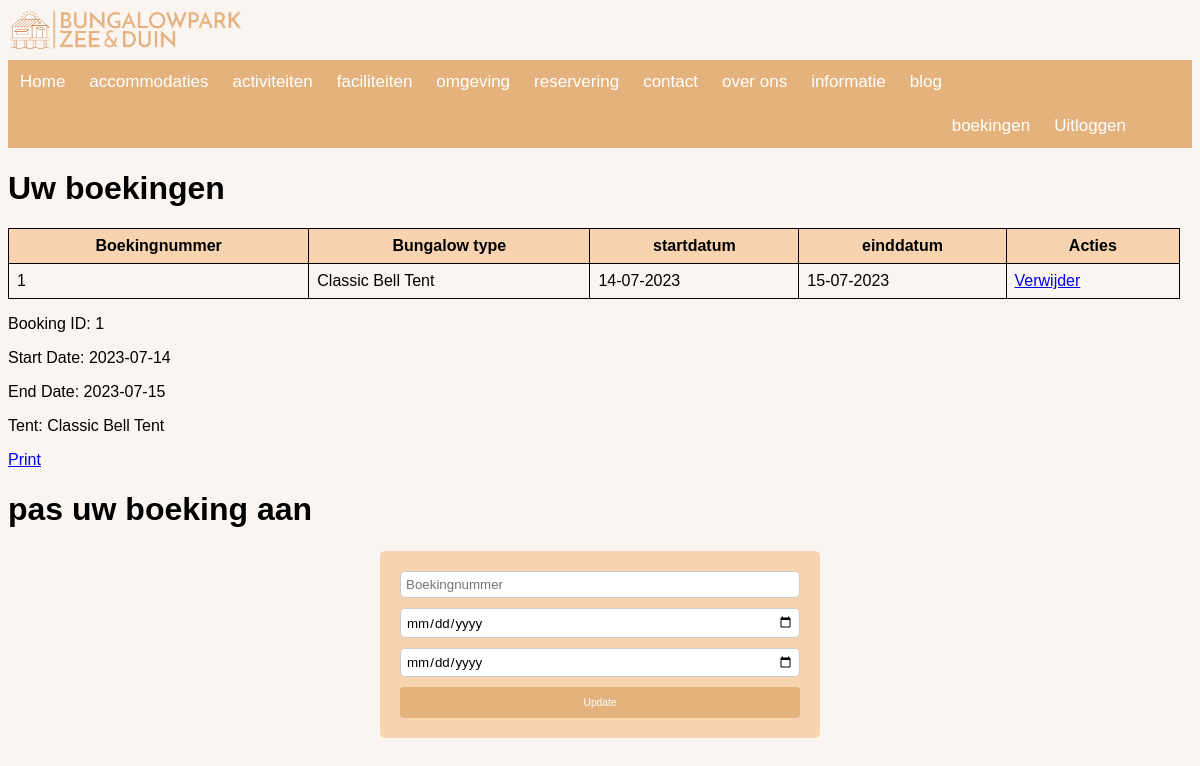
Before: /gebruiker (signed in) with the older database file.
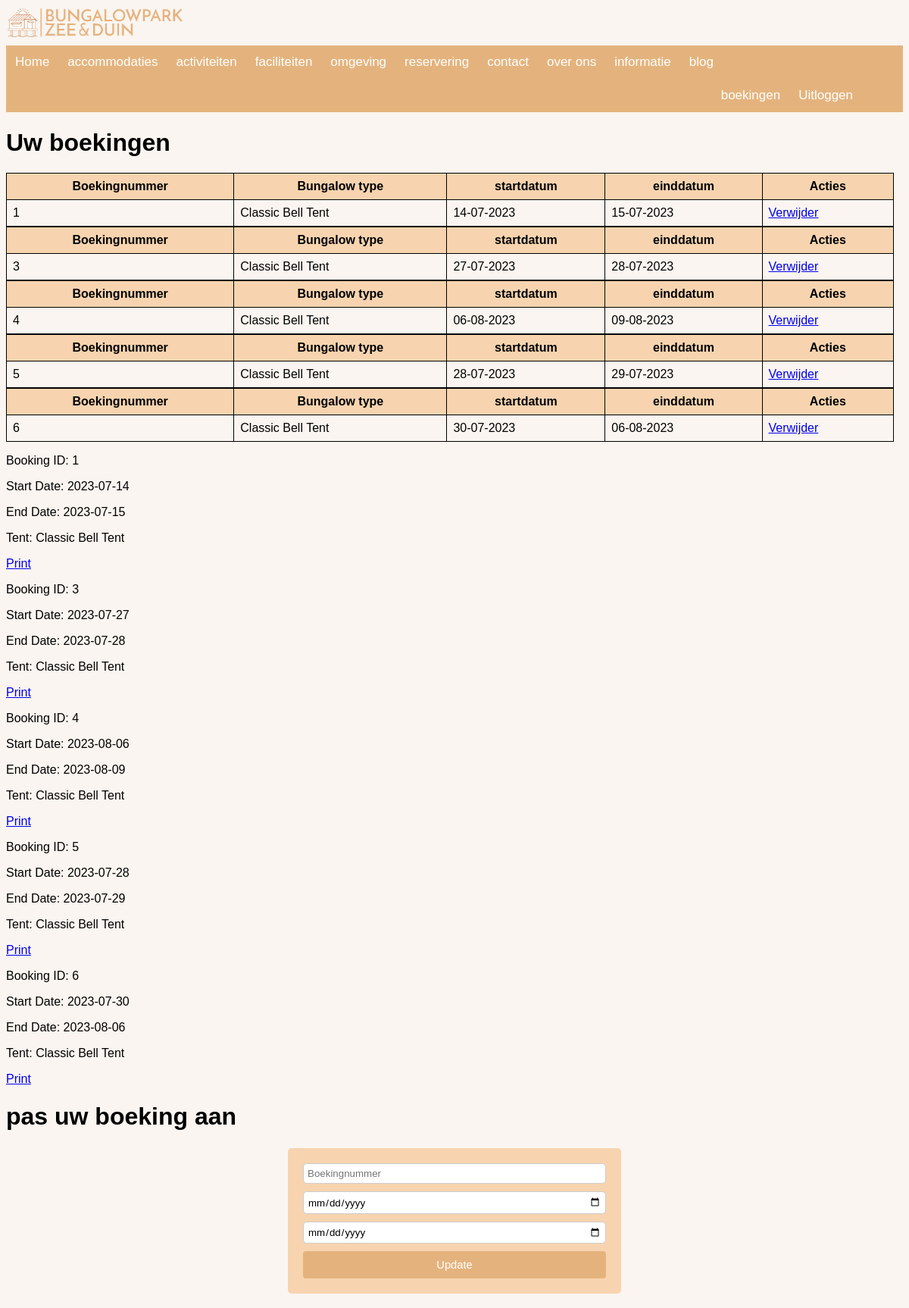
After: the same page with the newer database file.
### bungalowpark/models.py (models this page shows, shortened)
class Boeking(db.Model):
    __tablename__ = 'reserveringen'
    id = db.Column(db.Integer(), primary_key=True)
    bungalowID = db.Column(db.Integer(), nullable=False)
    tent_omschrijving = db.Column(db.String(100), nullable=False)
    startdatum = db.Column(db.Date(), nullable=False)
    einddatum = db.Column(db.Date(), nullable=False)
    userID = db.Column(db.Integer, db.ForeignKey('users.id'), nullable=False)

### bungalowpark/__init__.py (the view)
@app.route('/gebruiker')
@login_required
@check_user_bookings
def gebruiker(heeft_boekingen):
    bungID = Boeking.query.filter_by(userID=current_user.id).all()
    return render_template('gebruiker.html', bungID=bungID, heeft_boekingen=heeft_boekingen)

### bungalowpark/__init__.py (called while the page is built)
def check_user_bookings(f):
    @wraps(f)
    def decorated_function(*args, **kwargs):
        heeft_boekingen = None
        if current_user.is_authenticated:
            heeft_boekingen = Boeking.query.filter_by(userID=current_user.id).first()
        return f(heeft_boekingen=heeft_boekingen, *args, **kwargs)
    return decorated_function

### bungalowpark/models.py (called while the page is built)
@login_manager.user_loader
def load_user(user_id):
    return User.query.get(user_id)

### bungalowpark/templates/gebruiker.html (shortened to what this page needs)
{% extends "base.html" %}
{% block content %}
<h1>Uw boekingen</h1>
    {% for item in bungID %}
    <table>
        <tr>
            <th>Boekingnummer</th>
            <th>Bungalow type</th>
            <th>startdatum</th>
            <th>einddatum</th>
            <th>Acties</th>
        </tr>
    <tr>
        <td>{{ item.id }}</td>
        <td>{{ item.tent_omschrijving }}</td>
        <td>{{ item.startdatum.strftime('%d-%m-%Y')  }}</td>
        <td>{{ item.einddatum.strftime('%d-%m-%Y') }}</td>
        <td>
            <a href="{{ url_for('delete_boeking', boeking_id=item.id) }}" onclick="return confirm('Weet je zeker dat je deze boeking wilt verwijderen?')" class="verwijderen">Verwijder</a>
        </td>
    </tr>
    </table>
    {% endfor %}
    {% for booking in bungID %}
    <div class="booking-item">
        <p>Booking ID: {{ booking.id }}</p>
        <p>Start Date: {{ booking.startdatum }}</p>
        <p>End Date: {{ booking.einddatum }}</p>
        <p>Tent: {{ booking.tent_omschrijving }}</p>
        <a href="{{ url_for('print_booking', booking_id=booking.id) }}" target="_blank">Print</a>
    </div>
    {% endfor %}
<h1>pas uw boeking aan </h1>
<form class="form-grid" action="/update_boeking" method="POST">
    <input type="text" name="boeking_id" placeholder="Boekingnummer" required>
    <input type="date" name="startdatum" required>
    <input type="date" name="einddatum"  required>
    <button type="submit">Update</button>
  </form>
{% endblock %}

### bungalowpark/templates/base.html (shortened to what this page needs)
<!DOCTYPE html>
<html lang="nl" dir="ltr">
<head>
    <link rel="stylesheet" type="text/css" href="{{ url_for('static', filename='css/style.css') }}">
</head>
<body>
      <img alt="logo site" src="{{ url_for('static', filename='img/bungalow.png') }}" class="logo_site">
      <nav class="navbar navbar-expand-lg  navbar-light mb-2 ">
        <div class="collapse navbar-collapse" id="navbarSupportedContent">
          <ul class="navigatiebar">
            <li>
              <a class="nav-link {% if request.path == url_for('index') %}active{% endif %}" aria-current="page" href="{{ url_for('index') }}">Home</a>
            </li>
              <li><a class="nav-link {% if request.path == url_for('accomidatiepagina') %}active{% endif %}" aria-current="page" href="{{ url_for('accomidatiepagina')}}">accommodaties</a>
            </li>
            <li>
              <a class="nav-link {% if request.path == url_for('activiteitenpagina') %}active{% endif %}" aria-current="page" href="{{ url_for('activiteitenpagina')}}">activiteiten</a>
            </li>
            <li>
              <a class="nav-link {% if request.path == url_for('faciliteitenpagina') %}active{% endif %}" aria-current="page" href="{{ url_for('faciliteitenpagina')}}">faciliteiten</a>
            </li>
            <li>
              <a class="nav-link {% if request.path == url_for('omgevingspagina') %}active{% endif %}" aria-current="page" href="{{ url_for('omgevingspagina')}}">omgeving</a>
            </li>
            <li>
              <a class="nav-link {% if request.path == url_for('reserveringspagina') %}active{% endif %}" aria-current="page" href="{{ url_for('reserveringspagina')}}">reservering</a>
            </li>
            <li>
              <a class="nav-link {% if request.path == url_for('contactpagina') %}active{% endif %}" aria-current="page" href="{{ url_for('contactpagina')}}">contact</a>
            </li>
            <li>
              <a class="nav-link {% if request.path == url_for('over_ons_pagina') %}active{% endif %}" aria-current="page" href="{{ url_for('over_ons_pagina')}}">over ons</a>
            </li>
            <li>
              <a class="nav-link {% if request.path == url_for('informatiepagina') %}active{% endif %}" aria-current="page" href="{{ url_for('informatiepagina')}}">informatie</a>
            </li>
            <li>
              <a class="nav-link {% if request.path == url_for('blogpagina') %}active{% endif %}" aria-current="page" href="{{ url_for('blogpagina')}}">blog</a>
            </li>
          </ul>
          <ul class="navbar2-nav ">
            {% if current_user.is_authenticated %}
              <li><a class ="welkom" href="{{ url_for('user')}}">{{ name }}</a></li>
              <li><a class="nav-link" href="{{ url_for('logout') }}">Uitloggen</a></li>
              {% if heeft_boekingen and current_user.role =='user' %}
              <li><a class="nav-link" href="{{ url_for('gebruiker') }}">boekingen</a></li>
              {% endif %}
            {% else %}
              <li><a class="nav-link" href="{{ url_for('login') }}">Login</a></li>
              <li><a class="nav-link" href="{{ url_for('register') }}">Registreren</a></li>
              {% endif %}
          </ul>
        </div>
      </nav>
{% block content %}
{% endblock %}
</body>
</html>

### bungalowpark/static/css/style.css (style rules this page uses)
body { font-family: Arial, Helvetica, sans-serif; background-color: #faf5f0; }
.logo_site { width: 20%; height: 20%; }
.navigatiebar { width: 100%; background-color: #e4b37d; list-style-type: none; margin: 0; padding: 0; overflow: hidden; }
.welkom { float: right; padding: 12px; color: white; text-decoration: solid; font-size: 17px; margin-right: 30px; }
.navbar { width: 100%; background-color: #e4b37d; overflow: auto; }
.nav-link { float: left; padding: 12px; color: white; text-decoration: none; font-size: 17px; }
.navbar2-nav { list-style-type: none; margin: 0; padding: 0; overflow: hidden }
.navbar2-nav a { float: right; padding: 12px; color: white; text-decoration: none; font-size: 17px; }
table { border-collapse: collapse; width: 99%; align-self: center; }
th, td { border: 1px solid black; padding: 8px; }
th { background-color: #f5b67383; }
.form-grid { display: grid; gap: 10px; max-width: 400px; background-color: #f5b67383; padding: 20px; border-radius: 5px; margin: 2% auto; }
.form-grid input[type="text"], .form-grid input[type="date"], .form-grid textarea { padding: 5px; border-radius: 5px; border: 1px solid #ccc; width: 100%; box-sizing: border-box; text-decoration: none; font-family: Arial, Helvetica, sans-serif; }
.form-grid button { padding: 10px; border: none; background-color: #E4B37D; color: #fff; text-decoration: none; border-radius: 4px; transition: background-color 0.3s ease; font-family: Arial, Helvetica, sans-serif; font-size: .85vmax; }

Changed rows visible on the page:
added Boeking: id "3", tent_omschrijving "Classic Bell Tent", startdatum "27-07-2023", einddatum "28-07-2023", startdatum "2023-07-27", einddatum "2023-07-28"
added Boeking: id "4", tent_omschrijving "Classic Bell Tent", startdatum "06-08-2023", einddatum "09-08-2023", startdatum "2023-08-06", einddatum "2023-08-09"
added Boeking: id "5", tent_omschrijving "Classic Bell Tent", startdatum "28-07-2023", einddatum "29-07-2023", startdatum "2023-07-28", einddatum "2023-07-29"
added Boeking: id "6", tent_omschrijving "Classic Bell Tent", startdatum "30-07-2023", einddatum "06-08-2023", startdatum "2023-07-30", einddatum "2023-08-06"
